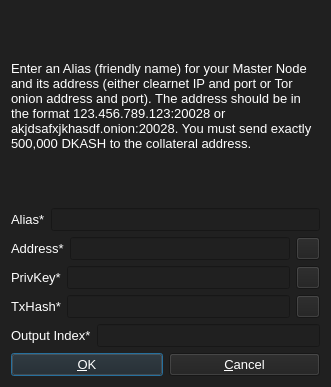
<?xml version="1.0" encoding="UTF-8"?>
<ui version="4.0">
 <class>AddEditAdrenalineNode</class>
 <widget class="QDialog" name="AddEditAdrenalineNode">
  <property name="geometry">
   <rect>
    <x>0</x>
    <y>0</y>
    <width>331</width>
    <height>387</height>
   </rect>
  </property>
  <property name="windowTitle">
   <string>Add/Edit DigitalKash Node</string>
  </property>
  <property name="styleSheet">
   <string notr="true">background-color: rgb(32, 32, 32);
color: rgb(255, 255, 255);</string>
  </property>
  <property name="modal">
   <bool>true</bool>
  </property>
  <layout class="QVBoxLayout" name="verticalLayout">
   <item>
    <widget class="QLabel" name="label_9">
     <property name="sizePolicy">
      <sizepolicy hsizetype="Preferred" vsizetype="Expanding">
       <horstretch>0</horstretch>
       <verstretch>0</verstretch>
      </sizepolicy>
     </property>
     <property name="font">
      <font>
       <pointsize>10</pointsize>
      </font>
     </property>
     <property name="text">
      <string>&lt;html&gt;&lt;head/&gt;&lt;body&gt;&lt;p&gt;Enter an Alias (friendly name) for your Master Node and its address (either clearnet IP and port or Tor onion address and port). The address should be in the format 123.456.789.123:20028 or akjdsafxjkhasdf.onion:20028. You must send exactly 500,000 DKASH to the collateral address.&lt;/p&gt;&lt;/body&gt;&lt;/html&gt;</string>
     </property>
     <property name="wordWrap">
      <bool>true</bool>
     </property>
    </widget>
   </item>
   <item>
    <layout class="QHBoxLayout" name="horizontalLayout_4">
     <property name="bottomMargin">
      <number>0</number>
     </property>
     <item>
      <widget class="QLabel" name="label_4">
       <property name="font">
        <font>
         <pointsize>10</pointsize>
        </font>
       </property>
       <property name="text">
        <string>Alias*</string>
       </property>
      </widget>
     </item>
     <item>
      <widget class="QLineEdit" name="aliasLineEdit">
       <property name="font">
        <font>
         <pointsize>10</pointsize>
        </font>
       </property>
      </widget>
     </item>
    </layout>
   </item>
   <item>
    <layout class="QHBoxLayout" name="horizontalLayout_5">
     <property name="bottomMargin">
      <number>0</number>
     </property>
     <item>
      <widget class="QLabel" name="label_6">
       <property name="font">
        <font>
         <pointsize>10</pointsize>
        </font>
       </property>
       <property name="text">
        <string>Address*</string>
       </property>
      </widget>
     </item>
     <item>
      <widget class="QLineEdit" name="addressLineEdit">
       <property name="font">
        <font>
         <pointsize>10</pointsize>
        </font>
       </property>
      </widget>
     </item>
     <item>
      <widget class="QToolButton" name="AddEditAddressPasteButton">
       <property name="toolTip">
        <string>Paste address from clipboard</string>
       </property>
       <property name="text">
        <string/>
       </property>
       <property name="icon">
        <iconset resource="../bitcoin.qrc">
         <normaloff>:/icons/editpaste</normaloff>:/icons/editpaste</iconset>
       </property>
       <property name="shortcut">
        <string>Alt+P</string>
       </property>
      </widget>
     </item>
    </layout>
   </item>
   <item>
    <layout class="QHBoxLayout" name="horizontalLayout_3">
     <property name="bottomMargin">
      <number>0</number>
     </property>
     <item>
      <widget class="QLabel" name="label_5">
       <property name="font">
        <font>
         <pointsize>10</pointsize>
        </font>
       </property>
       <property name="text">
        <string>PrivKey*</string>
       </property>
      </widget>
     </item>
     <item>
      <widget class="QLineEdit" name="privkeyLineEdit">
       <property name="font">
        <font>
         <pointsize>10</pointsize>
        </font>
       </property>
      </widget>
     </item>
     <item>
      <widget class="QToolButton" name="AddEditPrivkeyPasteButton">
       <property name="toolTip">
        <string>Paste address from clipboard</string>
       </property>
       <property name="text">
        <string/>
       </property>
       <property name="icon">
        <iconset resource="../bitcoin.qrc">
         <normaloff>:/icons/editpaste</normaloff>:/icons/editpaste</iconset>
       </property>
       <property name="shortcut">
        <string>Alt+P</string>
       </property>
      </widget>
     </item>
    </layout>
   </item>
   <item>
    <layout class="QHBoxLayout" name="horizontalLayout_2">
     <property name="bottomMargin">
      <number>0</number>
     </property>
     <item>
      <widget class="QLabel" name="label_2">
       <property name="font">
        <font>
         <pointsize>10</pointsize>
        </font>
       </property>
       <property name="text">
        <string>TxHash*</string>
       </property>
      </widget>
     </item>
     <item>
      <widget class="QLineEdit" name="txhashLineEdit">
       <property name="font">
        <font>
         <pointsize>10</pointsize>
        </font>
       </property>
      </widget>
     </item>
     <item>
      <widget class="QToolButton" name="AddEditTxhashPasteButton">
       <property name="toolTip">
        <string>Paste address from clipboard</string>
       </property>
       <property name="text">
        <string/>
       </property>
       <property name="icon">
        <iconset resource="../bitcoin.qrc">
         <normaloff>:/icons/editpaste</normaloff>:/icons/editpaste</iconset>
       </property>
       <property name="shortcut">
        <string>Alt+P</string>
       </property>
      </widget>
     </item>
    </layout>
   </item>
   <item>
    <layout class="QHBoxLayout" name="horizontalLayout_8">
     <property name="bottomMargin">
      <number>0</number>
     </property>
     <item>
      <widget class="QLabel" name="label_8">
       <property name="font">
        <font>
         <pointsize>10</pointsize>
        </font>
       </property>
       <property name="text">
        <string>Output Index*</string>
       </property>
      </widget>
     </item>
     <item>
      <widget class="QLineEdit" name="outputindexLineEdit">
       <property name="font">
        <font>
         <pointsize>10</pointsize>
        </font>
       </property>
      </widget>
     </item>
    </layout>
   </item>
   <item>
    <layout class="QHBoxLayout" name="horizontalLayout_Buttons">
     <item>
      <widget class="QPushButton" name="okButton">
       <property name="font">
        <font>
         <pointsize>10</pointsize>
        </font>
       </property>
       <property name="text">
        <string>&amp;OK</string>
       </property>
      </widget>
     </item>
     <item>
      <widget class="QPushButton" name="cancelButton">
       <property name="font">
        <font>
         <pointsize>10</pointsize>
        </font>
       </property>
       <property name="text">
        <string>&amp;Cancel</string>
       </property>
       <property name="autoDefault">
        <bool>false</bool>
       </property>
      </widget>
     </item>
    </layout>
   </item>
  </layout>
 </widget>
 <resources>
  <include location="../bitcoin.qrc"/>
 </resources>
 <connections/>
</ui>
